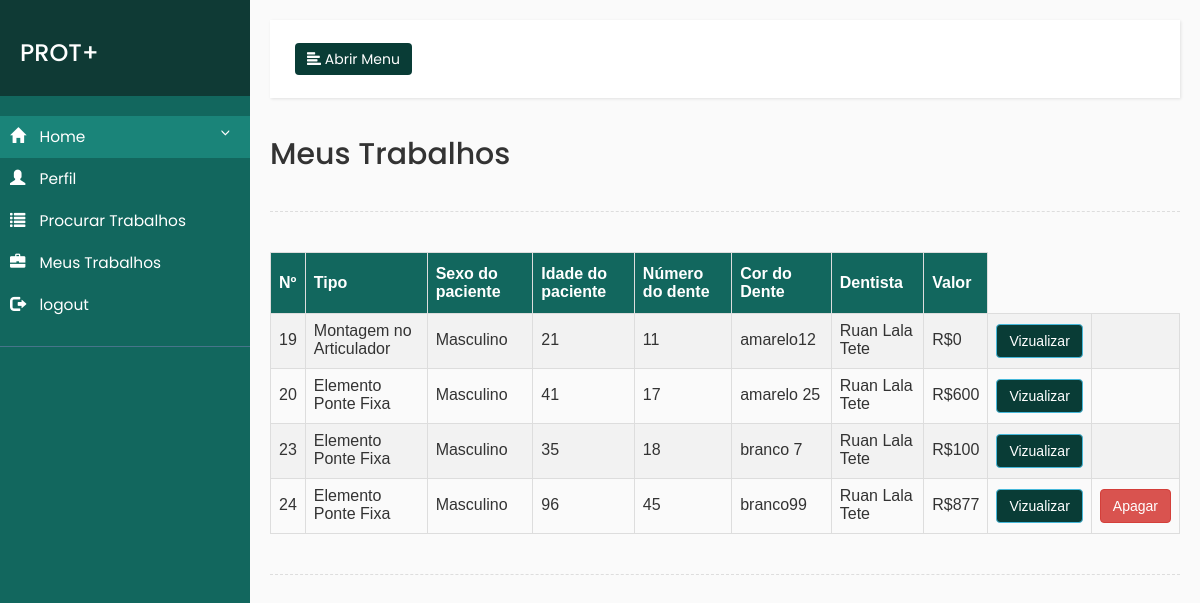
/visualizarTrabalho.php (signed in), run on the app's committed database.
### tables this page shows
CREATE TABLE `pedidos` (
  `id` int(50) NOT NULL,
  `trabalho` varchar(100) NOT NULL,
  `sexo` varchar(50) NOT NULL,
  `idade_paciente` varchar(50) NOT NULL,
  `num_dente` varchar(50) NOT NULL,
  `cor_dente` varchar(50) NOT NULL,
  `obs` varchar(500) NOT NULL,
  `dentista` varchar(500) NOT NULL,
  `disponibilidade` varchar(400) NOT NULL,
  `protetico_resp` varchar(500) NOT NULL,
  `valor_medio` int(10) NOT NULL,
  `estado` varchar(500) NOT NULL,
  `data_entrega` date NOT NULL,
  `disponibilidade2` varchar(500) NOT NULL
);

### visualizarTrabalho.php (the view, shortened to what this page needs)
<?php
include("conecta.php");
$logado = $_SESSION['login'];
$consulta1 = "SELECT * FROM login WHERE login = '$logado'";
$con1 = $conexao ->query($consulta1) or die ($con1->error);
$dado1 = $con1->fetch_array();
$nome = $dado1["nome"];
$consulta = "SELECT * FROM pedidos WHERE protetico_resp = '$nome' AND disponibilidade2 = 'Aceito'";
$con = $conexao ->query($consulta) or die ($con->error);
?>
<html>
    <head>
        <link rel="stylesheet" href="https://maxcdn.bootstrapcdn.com/bootstrap/3.3.7/css/bootstrap.min.css">
        <link rel="stylesheet" href="css/sidebar.css">
    </head>
    <body>
        <div class="wrapper">
            <nav id="sidebar">
                <div class="sidebar-header">
                    <h3>PROT+</h3>
                </div>
                <ul class="list-unstyled components">
                    <li class="active">
                        <a href="#homeSubmenu" data-toggle="collapse" aria-expanded="false">
                            <i class="glyphicon glyphicon-home"></i>
                            Home
                        </a>
                    </li>
                    <li>
                        <a href="#">
                            <i class="glyphicon glyphicon-user"></i>
                            Perfil
                        </a>
                    </li>
                    <li>
                        <a href="trabalhosProtetico.php?estado=">
                            <i class="glyphicon glyphicon-list"></i>
                            Procurar Trabalhos
                        </a>
                    </li>
                    <li>
                        <a href="visualizarTrabalho.php">
                            <i class="glyphicon glyphicon-briefcase"></i>
                            Meus Trabalhos
                        </a>
                    </li>
                    <li>
                        <a href="logout.php">
                            <i class="glyphicon glyphicon-log-out"></i>
                            logout
                        </a>
                    </li>
                </ul>
            </nav>
            <div id="content" style="width: 100%;">
                <nav class="navbar navbar-default">
                    <div class="container-fluid" >
                        <div class="navbar-header">
                            <button type="button" id="sidebarCollapse" class="btn btn-info navbar-btn">
                                <i class="glyphicon glyphicon-align-left"></i>
                                <span>Abrir Menu</span>
                            </button>
                        </div>
                        <div class="collapse navbar-collapse" id="bs-example-navbar-collapse-1">
                        </div>
                    </div>
                </nav>
                <h2>Meus Trabalhos</h2>
                <div class="line"></div>
                <table id="tabelaCustom">
                    <tr>
                        <th>Nº</th>
                        <th>Tipo</th>
                        <th>Sexo do paciente</th>
                        <th>Idade do paciente</th>
                        <th>Número do dente</th>
                        <th>Cor do Dente</th>
                        <th>Dentista</th>
                        <th>Valor</th>
                    </tr>
                    <?php while($dado = $con->fetch_array()){?>
                    <tr>
                        <td style="padding-bottom: 10px;"><?php echo $dado["id"];?></td>
                        <td style="padding-bottom: 10px;"><?php echo $dado["trabalho"];?></td>
                        <td style="padding-bottom: 10px;"><?php echo $dado["sexo"];?></td>
                        <td style="padding-bottom: 10px;"><?php echo $dado["idade_paciente"];?></td>
                        <td style="padding-bottom: 10px;"><?php echo $dado["num_dente"];?></td>
                        <td style="padding-bottom: 10px;"><?php echo $dado["cor_dente"];?></td>
                        <td style="padding-bottom: 10px;"><?php echo $dado["dentista"];?></td>
                        <td style="padding-bottom: 10px;">R$<?php echo $dado["valor_medio"];?></td>
                        <td><button  type="button" class="btn btn-info" data-toggle="modal" data-target="#alterarMODAL<?php echo $dado["id"]?>">Vizualizar</button></td>
                       <form action="deletarPedido2.php" method="get">
                        <td><button hidden=""<?php if ($dado["disponibilidade"] != "Pronto") echo "type='submit' onclick='deletado_Sucesso()' class='btn btn-danger'"?> >Apagar</button></td>
                        </form>
                        <div class="modal fade" id="alterarMODAL<?php echo $dado["id"]?>" role="dialog">
                           <div class="modal-dialog">
                             <div class="modal-content">
                               <div class="modal-body">
                                <form action="trabalhoPronto.php" method="get">
                                <div class="row">
                                    <div class="col-md-4">
                                 <p><b>Sexo<b></p>
                                    </div>
                             </div>
                                </form>
                               </div>
                             </div>
                           </div>
                         </div>
                    </tr>
                    <?php } ?>
                </table>
                <div class="line"></div>
            </div>
        </div>
    </body>
</html>

### css/sidebar.css (style rules this page uses)
body { font-family: 'Poppins', sans-serif; background: #fafafa; }
.btn-info { background: #093c36; }
p { font-family: 'Poppins', sans-serif; font-size: 1.1em; font-weight: 300; line-height: 1.7em; color: #999; }
a, a:hover, a:focus { color: inherit; text-decoration: none; transition: all 0.3s; }
.navbar { padding: 15px 10px; background: #fff; border: none; border-radius: 0; margin-bottom: 40px; box-shadow: 1px 1px 3px rgba(0, 0, 0, 0.1); }
.navbar-btn { box-shadow: none; outline: none !important; border: none; }
.line { width: 100%; height: 1px; border-bottom: 1px dashed #ddd; margin: 40px 0; }
i, span { display: inline-block; }
.wrapper { display: flex; align-items: stretch; }
#sidebar { min-width: 250px; max-width: 250px; background: #12675e; color: #fff; transition: all 0.3s; }
#sidebar ul li a { text-align: left; }
#sidebar .sidebar-header { padding: 20px; background: #0f3a35; }
#sidebar ul.components { padding: 20px 0; border-bottom: 1px solid #47748b; }
#sidebar ul li a { padding: 10px; font-size: 1.1em; display: block; }
#sidebar ul li a i { margin-right: 10px; }
#sidebar ul li.active > a, a[aria-expanded="true"] { color: #fff; background:#1a8479; }
a[data-toggle="collapse"] { position: relative; }
a[aria-expanded="false"]::before, a[aria-expanded="true"]::before { content: '\e259'; display: block; position: absolute; right: 20px; font-family: 'Glyphicons Halflings'; font-size: 0.6em; }
#content { padding: 20px; min-height: 100vh; transition: all 0.3s; max-width: 100%; }

### visualizarTrabalho.php (style rules this page uses)
#tabelaCustom { font-family: "Trebuchet MS", Arial, Helvetica, sans-serif; border-collapse: collapse; width: 100%; }
#tabelaCustom td, #tabelaCustom th { border: 1px solid #ddd; padding: 8px; }
#tabelaCustom tr:nth-child(even) { background-color: #f2f2f2; }
#tabelaCustom th { padding-top: 12px; padding-bottom: 12px; text-align: left; background-color: #12675e; color: white; }

### data on the page
pedidos: id "19", trabalho "Montagem no Articulador", sexo "Masculino", idade_paciente "21", num_dente "11", cor_dente "amarelo12", dentista "Ruan Lala Tete", valor_medio "0"
pedidos: id "20", trabalho "Elemento Ponte Fixa", sexo "Masculino", idade_paciente "41", num_dente "17", cor_dente "amarelo 25", dentista "Ruan Lala Tete", valor_medio "600"
pedidos: id "23", trabalho "Elemento Ponte Fixa", sexo "Masculino", idade_paciente "35", num_dente "18", cor_dente "branco 7", dentista "Ruan Lala Tete", valor_medio "100"
pedidos: id "24", trabalho "Elemento Ponte Fixa", sexo "Masculino", idade_paciente "96", num_dente "45", cor_dente "branco99", dentista "Ruan Lala Tete", valor_medio "877"
